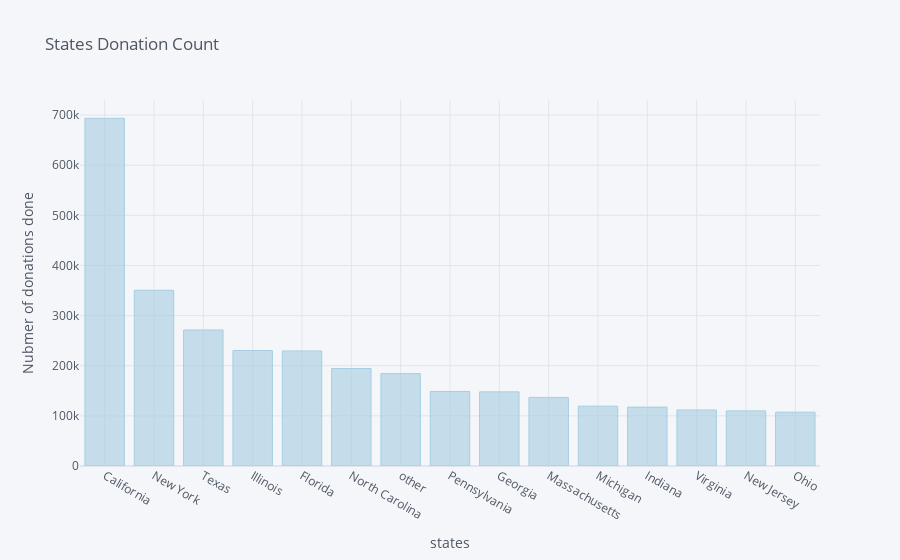

Notebook code for this chart:
### Code cell
s3.iplot(kind='bar',xTitle='states' , yTitle='Nubmer of donations done' , title='States Donation Count ' , colorscale='paired' )

### Figure 1 — Plotly figure (JSON) as saved in the notebook; plotly's stock layout.template omitted (floating-point values rounded to 4 significant figures)
{"data": [{"marker": {"color": "rgba(166, 206, 227, 0.6)", "line": {"color": "rgba(166, 206, 227, 1.0)", "width": 1}}, "name": "Donation ID", "orientation": "v", "text": "", "type": "bar", "x": ["California", "New York", "Texas", "Illinois", "Florida", "North Carolina", "other", "Pennsylvania", "Georgia", "Massachusetts", "Michigan", "Indiana", "Virginia", "New Jersey", "Ohio"], "y": [693577, 350553, 271348, 230350, 229542, 194465, 184324, 148752, 147897, 136845, 119337, 117470, 111740, 109926, 107401]}], "layout": {"legend": {"bgcolor": "#F5F6F9", "font": {"color": "#4D5663"}}, "paper_bgcolor": "#F5F6F9", "plot_bgcolor": "#F5F6F9", "title": {"font": {"color": "#4D5663"}, "text": "States Donation Count "}, "xaxis": {"gridcolor": "#E1E5ED", "showgrid": true, "tickfont": {"color": "#4D5663"}, "title": {"font": {"color": "#4D5663"}, "text": "states"}, "zerolinecolor": "#E1E5ED"}, "yaxis": {"gridcolor": "#E1E5ED", "showgrid": true, "tickfont": {"color": "#4D5663"}, "title": {"font": {"color": "#4D5663"}, "text": "Nubmer of donations done"}, "zerolinecolor": "#E1E5ED"}}}
